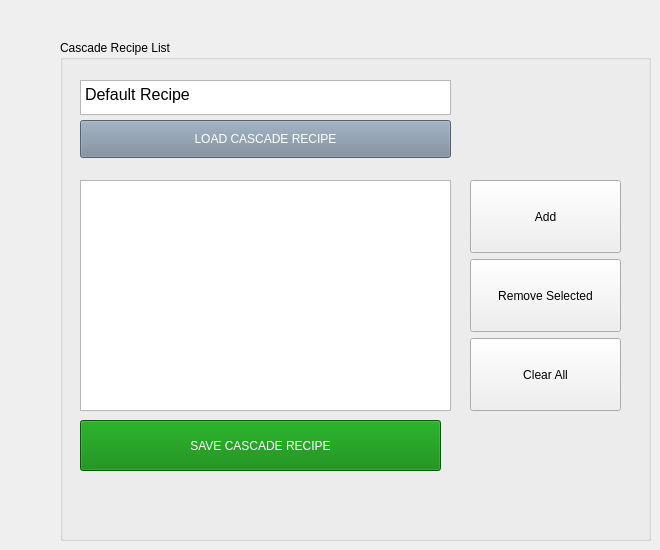
    <widget class="QWidget" name="recipe">
     <attribute name="icon">
      <iconset theme="folder">
       <normaloff>.</normaloff>.</iconset>
     </attribute>
     <attribute name="title">
      <string>Cascade Recipe</string>
     </attribute>
     <widget class="QGroupBox" name="groupBox">
      <property name="geometry">
       <rect>
        <x>60</x>
        <y>40</y>
        <width>591</width>
        <height>501</height>
       </rect>
      </property>
      <property name="title">
       <string>Cascade Recipe List</string>
      </property>
      <widget class="QWidget" name="gridLayoutWidget_13">
       <property name="geometry">
        <rect>
         <x>410</x>
         <y>140</y>
         <width>151</width>
         <height>231</height>
        </rect>
       </property>
       <layout class="QGridLayout" name="gridLayout_10">
        <item row="1" column="0">
         <widget class="QPushButton" name="remove_cascade_recipe_button">
          <property name="sizePolicy">
           <sizepolicy hsizetype="Minimum" vsizetype="Preferred">
            <horstretch>0</horstretch>
            <verstretch>0</verstretch>
           </sizepolicy>
          </property>
          <property name="text">
           <string>Remove Selected</string>
          </property>
         </widget>
        </item>
        <item row="0" column="0">
         <widget class="QPushButton" name="add_cascade_recipe_button">
          <property name="sizePolicy">
           <sizepolicy hsizetype="Minimum" vsizetype="Preferred">
            <horstretch>0</horstretch>
            <verstretch>0</verstretch>
           </sizepolicy>
          </property>
          <property name="text">
           <string>Add</string>
          </property>
         </widget>
        </item>
        <item row="2" column="0">
         <widget class="QPushButton" name="clear_cascade_recipe_button">
          <property name="sizePolicy">
           <sizepolicy hsizetype="Minimum" vsizetype="Preferred">
            <horstretch>0</horstretch>
            <verstretch>0</verstretch>
           </sizepolicy>
          </property>
          <property name="text">
           <string>Clear All</string>
          </property>
         </widget>
        </item>
       </layout>
      </widget>
      <widget class="QListWidget" name="cascadeList">
       <property name="geometry">
        <rect>
         <x>20</x>
         <y>140</y>
         <width>371</width>
         <height>231</height>
        </rect>
       </property>
      </widget>
      <widget class="QTextEdit" name="cascade_recipe_name">
       <property name="geometry">
        <rect>
         <x>20</x>
         <y>40</y>
         <width>371</width>
         <height>35</height>
        </rect>
       </property>
       <property name="sizePolicy">
        <sizepolicy hsizetype="Expanding" vsizetype="Maximum">
         <horstretch>0</horstretch>
         <verstretch>0</verstretch>
        </sizepolicy>
       </property>
       <property name="maximumSize">
        <size>
         <width>16777215</width>
         <height>35</height>
        </size>
       </property>
       <property name="styleSheet">
        <string notr="true">font: 16px;</string>
       </property>
       <property name="readOnly">
        <bool>true</bool>
       </property>
       <property name="html">
        <string>&lt;!DOCTYPE HTML PUBLIC &quot;-//W3C//DTD HTML 4.0//EN&quot; &quot;http://www.w3.org/TR/REC-html40/strict.dtd&quot;&gt;
&lt;html&gt;&lt;head&gt;&lt;meta name=&quot;qrichtext&quot; content=&quot;1&quot; /&gt;&lt;meta charset=&quot;utf-8&quot; /&gt;&lt;style type=&quot;text/css&quot;&gt;
p, li { white-space: pre-wrap; }
hr { height: 1px; border-width: 0; }
li.unchecked::marker { content: &quot;\2610&quot;; }
li.checked::marker { content: &quot;\2612&quot;; }
&lt;/style&gt;&lt;/head&gt;&lt;body style=&quot; font-family:'Century Gothic'; font-size:16px; font-weight:400; font-style:normal;&quot;&gt;
&lt;p style=&quot; margin-top:0px; margin-bottom:0px; margin-left:0px; margin-right:0px; -qt-block-indent:0; text-indent:0px;&quot;&gt;&lt;span style=&quot; font-size:16px;&quot;&gt;Default Recipe&lt;/span&gt;&lt;/p&gt;&lt;/body&gt;&lt;/html&gt;</string>
       </property>
      </widget>
      <widget class="QPushButton" name="load_cascade_recipe_button">
       <property name="geometry">
        <rect>
         <x>20</x>
         <y>80</y>
         <width>371</width>
         <height>38</height>
        </rect>
       </property>
       <property name="styleSheet">
        <string notr="true">QPushButton {
color: white;
background-color: rgb(119, 136, 153);
font: 14pt &quot;Ubuntu Bold&quot;;
}
</string>
       </property>
       <property name="text">
        <string>LOAD CASCADE RECIPE</string>
       </property>
       <property name="icon">
        <iconset theme="document-open">
         <normaloff>.</normaloff>.</iconset>
       </property>
       <property name="iconSize">
        <size>
         <width>32</width>
         <height>32</height>
        </size>
       </property>
      </widget>
      <widget class="QPushButton" name="save_cascade_recipe_button">
       <property name="geometry">
        <rect>
         <x>20</x>
         <y>380</y>
         <width>361</width>
         <height>51</height>
        </rect>
       </property>
       <property name="sizePolicy">
        <sizepolicy hsizetype="Minimum" vsizetype="Preferred">
         <horstretch>0</horstretch>
         <verstretch>0</verstretch>
        </sizepolicy>
       </property>
       <property name="styleSheet">
        <string notr="true">
QPushButton {
color: white;
background-color: green;
font: 14pt &quot;Ubuntu Bold&quot;;
}</string>
       </property>
       <property name="text">
        <string>SAVE CASCADE RECIPE</string>
       </property>
       <property name="icon">
        <iconset theme="media-floppy">
         <normaloff>.</normaloff>.</iconset>
       </property>
      </widget>
     </widget>
    </widget>
